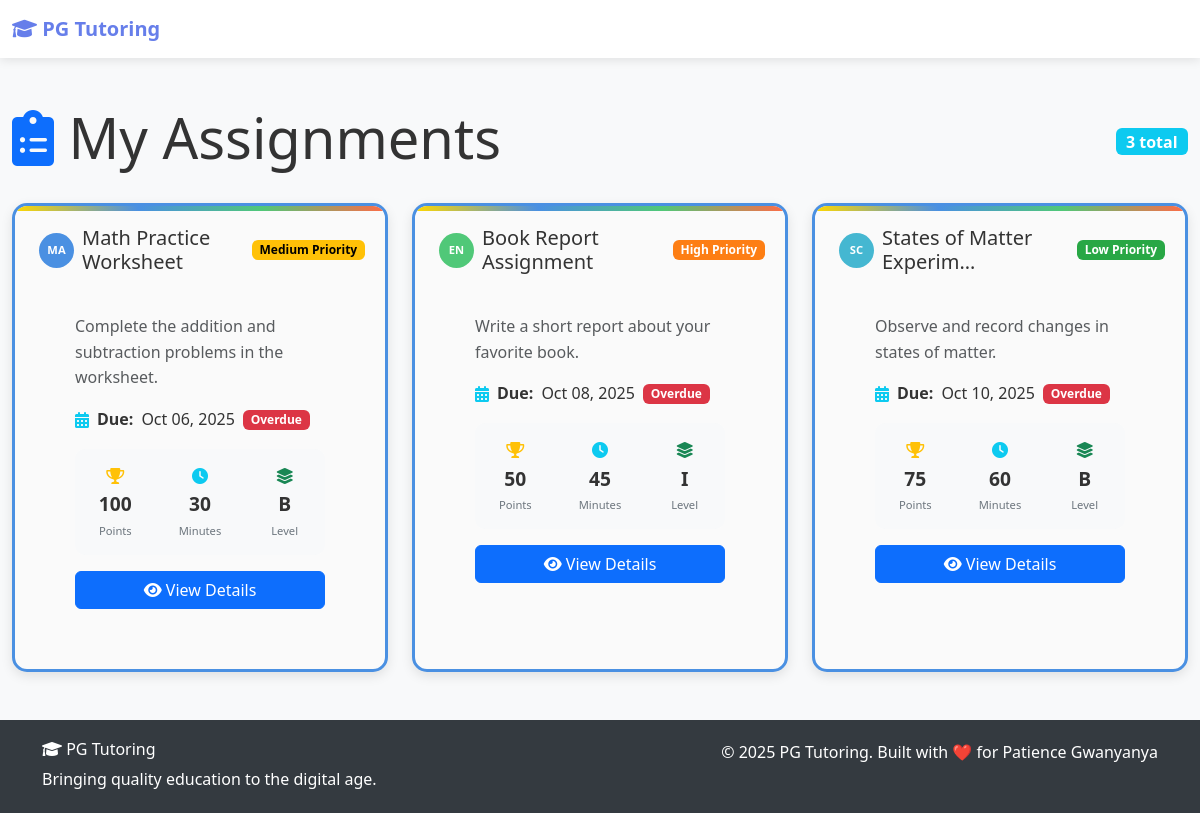
The app's page /hub/assignments/ with its own data.
### hub/models.py (models this page shows, shortened)
class Assignment(models.Model):
    PRIORITY_LEVELS = (
        ("low", "Low Priority"),
        ("medium", "Medium Priority"),
        ("high", "High Priority"),
        ("urgent", "Urgent"),
    )
    title = models.CharField(max_length=200)
    description = models.TextField()
    material = models.ForeignKey(
        Material, on_delete=models.CASCADE, related_name="assignments"
    )
    assigned_to = models.ManyToManyField(
        settings.AUTH_USER_MODEL,
        related_name="assignments",
        limit_choices_to={"user_type": "student"},
    )
    due_date = models.DateTimeField()
    priority = models.CharField(
        max_length=10, choices=PRIORITY_LEVELS, default="medium"
    )
    max_score = models.PositiveIntegerField(
        default=100, validators=[MinValueValidator(1), MaxValueValidator(1000)]
    )
    instructions = models.TextField(
        blank=True, help_text="Detailed instructions for students"
    )
    submission_format = models.CharField(
        max_length=200,
        blank=True,
        help_text="Expected submission format (e.g., PDF, handwritten, online quiz)",
    )
    created_by = models.ForeignKey(
        settings.AUTH_USER_MODEL,
        on_delete=models.CASCADE,
        related_name="created_assignments",
    )
    created_at = models.DateTimeField(auto_now_add=True)
    updated_at = models.DateTimeField(auto_now=True)
    is_active = models.BooleanField(default=True)
    class Meta:
        ordering = ["due_date", "-created_at"]
        verbose_name = "Assignment"
        verbose_name_plural = "Assignments"
        indexes = [
            models.Index(fields=["due_date", "is_active"]),
            models.Index(fields=["created_by", "created_at"]),
        ]
    @property
    def is_overdue(self):
        from django.utils import timezone
        return self.due_date < timezone.now()

class Material(models.Model):
    MATERIAL_TYPES = (
        ("worksheet", "Worksheet"),
        ("test", "Test"),
        ("assignment", "Assignment"),
        ("reading", "Reading Material"),
        ("video", "Video"),
        ("audio", "Audio"),
        ("presentation", "Presentation"),
        ("game", "Educational Game"),
        ("reference", "Reference Material"),
    )
    DIFFICULTY_LEVELS = (
        ("beginner", "Beginner"),
        ("intermediate", "Intermediate"),
        ("advanced", "Advanced"),
    )
    GRADE_LEVELS = (
        ("k", "Kindergarten"),
        ("1", "Grade 1"),
        ("2", "Grade 2"),
        ("3", "Grade 3"),
        ("4", "Grade 4"),
        ("5", "Grade 5"),
        ("6", "Grade 6"),
        ("7", "Grade 7"),
        ("8", "Grade 8"),
        ("9", "Grade 9"),
        ("10", "Grade 10"),
        ("11", "Grade 11"),
        ("12", "Grade 12"),
        ("university", "University Level"),
    )
    title = models.CharField(max_length=200)
    description = models.TextField()
    material_type = models.CharField(max_length=20, choices=MATERIAL_TYPES)
    subject = models.ForeignKey(
        Subject, on_delete=models.CASCADE, related_name="materials"
    )
    difficulty_level = models.CharField(max_length=20, choices=DIFFICULTY_LEVELS)
    file = models.FileField(
        upload_to=material_upload_path,
        blank=True,
        null=True,
        validators=[
            validate_file_size,
            FileExtensionValidator(
                allowed_extensions=[
                    "pdf",
                    "doc",
                    "docx",
                    "ppt",
                    "pptx",
                    "xls",
                    "xlsx",
                    "jpg",
                    "jpeg",
                    "png",
                    "gif",
                    "svg",
                    "mp4",
                    "avi",
                    "mov",
                    "wmv",
                    "mp3",
                    "wav",
                    "ogg",
                    "zip",
                    "rar",
                    "txt",
                ]
            ),
        ],
        help_text="Upload educational material (max 50MB)",
    )
    external_link = models.URLField(blank=True, help_text="External resource link")
    grade_level = models.CharField(max_length=20, choices=GRADE_LEVELS)
    estimated_time = models.IntegerField(
        validators=[MinValueValidator(1), MaxValueValidator(1440)],
        help_text="Estimated time in minutes (1-1440)",
    )
    tags = models.CharField(
        max_length=500,
        blank=True,
        help_text="Comma-separated tags (e.g., algebra, fractions, beginner)",
    )
    uploaded_by = models.ForeignKey(
        settings.AUTH_USER_MODEL,
        on_delete=models.CASCADE,
        related_name="uploaded_materials",
    )
    created_at = models.DateTimeField(auto_now_add=True)
    updated_at = models.DateTimeField(auto_now=True)
    is_active = models.BooleanField(default=True)
    download_count = models.PositiveIntegerField(default=0, null=True, blank=True)
    class Meta:
        ordering = ["-created_at"]
        verbose_name = "Material"
        verbose_name_plural = "Materials"
        indexes = [
            models.Index(fields=["subject", "grade_level"]),
            models.Index(fields=["material_type", "difficulty_level"]),
            models.Index(fields=["is_active", "created_at"]),
        ]

class Subject(models.Model):
    name = models.CharField(max_length=100, unique=True)
    description = models.TextField(blank=True)
    color_code = models.CharField(
        max_length=7, default="#007bff", help_text="Hex color code (e.g., #FF5733)"
    )
    is_active = models.BooleanField(default=True)
    created_at = models.DateTimeField(auto_now_add=True, null=True, blank=True)
    class Meta:
        ordering = ["name"]
        verbose_name = "Subject"
        verbose_name_plural = "Subjects"

### hub/views.py (the view)
# urls.py: path("assignments/", views.assignments_list, name="assignments_list"),
def assignments_list(request):
    if request.user.is_authenticated and request.user.user_type == "student":
        assignments = Assignment.objects.filter(assigned_to=request.user)
    else:
        assignments = Assignment.objects.all()
    return render(request, "hub/assignments_list.html", {"assignments": assignments})

### templates/hub/assignments_list.html (shortened to what this page needs)
{% extends 'base.html' %}
{% load static %}
{% block content %}
<div class="container-fluid py-4">
    <div class="d-flex justify-content-between align-items-center mb-4">
        <h1 class="page-title">
            <i class="fas fa-clipboard-list text-primary"></i>
            My Assignments
        </h1>
        <div class="d-flex gap-2">
            <span class="badge bg-info fs-6">{{ assignments.count }} total</span>
        </div>
    </div>
    {% if assignments %}
        <div class="row">
            {% for assignment in assignments %}
            <div class="col-md-6 col-lg-4 mb-4">
                <div class="kids-card assignment-card h-100">
                    <div class="card-header d-flex justify-content-between align-items-center">
                        <div class="d-flex align-items-center">
                            <div class="subject-badge me-2" style="background-color: {{ assignment.material.subject.color_code }};">
                                {{ assignment.material.subject.name|slice:":2"|upper }}
                            </div>
                            <h5 class="mb-0">{{ assignment.title|truncatechars:25 }}</h5>
                        </div>
                        <span class="badge badge-{{ assignment.priority }}">
                            {{ assignment.get_priority_display }}
                        </span>
                    </div>
                    <div class="card-body d-flex flex-column">
                        <p class="text-muted mb-3">{{ assignment.description|truncatewords:15 }}</p>
                        <div class="mb-3">
                            <div class="d-flex align-items-center">
                                <i class="fas fa-calendar-alt text-info me-2"></i>
                                <span class="fw-bold">Due:</span>
                                <span class="ms-2">{{ assignment.due_date|date:"M d, Y" }}</span>
                                {% if assignment.is_overdue %}
                                    <span class="badge bg-danger ms-2">Overdue</span>
                                {% else %}
                                    <span class="text-muted ms-2">({{ assignment.days_until_due }} days)</span>
                                {% endif %}
                            </div>
                        </div>
                        <div class="assignment-stats mb-3">
                            <div class="row text-center">
                                <div class="col-4">
                                    <div class="stat-item">
                                        <i class="fas fa-trophy text-warning"></i>
                                        <div class="stat-value">{{ assignment.max_score }}</div>
                                        <div class="stat-label">Points</div>
                                    </div>
                                </div>
                                <div class="col-4">
                                    <div class="stat-item">
                                        <i class="fas fa-clock text-info"></i>
                                        <div class="stat-value">{{ assignment.material.estimated_time|default:"30" }}</div>
                                        <div class="stat-label">Minutes</div>
                                    </div>
                                </div>
                                <div class="col-4">
                                    <div class="stat-item">
                                        <i class="fas fa-layer-group text-success"></i>
                                        <div class="stat-value">{{ assignment.material.get_difficulty_level_display|slice:":1"|upper }}</div>
                                        <div class="stat-label">Level</div>
                                    </div>
                                </div>
                            </div>
                        </div>
                        <div class="mt-auto">
                            <div class="d-grid gap-2">
                                <a href="{% url 'hub:assignment_detail' assignment.id %}" class="btn btn-primary">
                                    <i class="fas fa-eye"></i> View Details
                                </a>
                            </div>
                        </div>
                    </div>
                </div>
            </div>
            {% endfor %}
        </div>
    {% endif %}
</div>
{% endblock %}

### static/css/main.css (style rules this page uses)
:root { --primary-gradient: linear-gradient(135deg, #667eea 0%, #764ba2 100%); --secondary-gradient: linear-gradient(135deg, #ffecd2 0%, #fcb69f 100%); --success-gradient: linear-gradient(135deg, #a8edea 0%, #fed6e3 100%); --pg-blue: #667eea; --pg-purple: #764ba2; --pg-peach: #fcb69f; }
body { font-family: 'Segoe UI', Tahoma, Geneva, Verdana, sans-serif; line-height: 1.6; color: #333; background-color: #f8f9fa; }

### static/css/kids_theme.css (style rules this page uses)
:root { --sunshine-yellow: #FFD700; --ocean-blue: #4A90E2; --forest-green: #50C878; --coral-orange: #FF6B47; --lavender-purple: #B19CD9; --cloud-white: #FAFAFA; --shadow-soft: 0 4px 12px rgba(0,0,0,0.1); --border-radius-fun: 15px; }
.kids-card { background: var(--cloud-white); border-radius: var(--border-radius-fun); border: 3px solid var(--ocean-blue); box-shadow: var(--shadow-soft); padding: 20px; transition: all 0.3s ease; position: relative; overflow: hidden; }
.kids-card::before { content: ''; position: absolute; top: 0; left: 0; right: 0; height: 5px; background: linear-gradient(90deg, var(--sunshine-yellow), var(--ocean-blue), var(--forest-green), var(--coral-orange)); }
.subject-badge { display: inline-block; padding: 6px 12px; border-radius: 20px; font-size: 0.9em; font-weight: bold; margin: 4px; color: white; }
@media (min-width: 1200px) { .kids-card .card-body { padding: 2.5rem; } }
@media (min-width: 1200px) { .page-title { font-size: 3.5rem; } }

### templates/base.html (style rules this page uses)
:root { --primary-color: #667eea; --secondary-color: #764ba2; --success-color: #28a745; --info-color: #17a2b8; --warning-color: #ffc107; --danger-color: #dc3545; }

### templates/hub/assignments_list.html (style rules this page uses)
.assignment-card { transition: transform 0.2s ease, box-shadow 0.2s ease; }
.subject-badge { width: 35px; height: 35px; border-radius: 50%; display: flex; align-items: center; justify-content: center; color: white; font-weight: bold; font-size: 0.7rem; }
.assignment-stats { background: var(--kids-light-bg, #f8f9fa); border-radius: 10px; padding: 10px; }
.stat-item { padding: 5px; }
.stat-value { font-size: 1.2rem; font-weight: bold; color: var(--kids-primary); }
.stat-label { font-size: 0.7rem; color: var(--bs-secondary); margin-top: 2px; }
.badge-low { background-color: #28a745; }
.badge-medium { background-color: #ffc107; color: #000; }
.badge-high { background-color: #fd7e14; }

### records on screen
Assignment: material.subject.name "MA", title "Math Practice Worksheet", priority "Medium Priority", description "Complete the addition and subtraction problems in the worksheet.", due_date "Oct 06, 2025", shows "Overdue", max_score "100", material.estimated_time "30", material.difficulty_level "B"
Assignment: material.subject.name "EN", title "Book Report Assignment", priority "High Priority", description "Write a short report about your favorite book.", due_date "Oct 08, 2025", shows "Overdue", max_score "50", material.estimated_time "45", material.difficulty_level "I"
Assignment: material.subject.name "SC", title "States of Matter Experim…", priority "Low Priority", description "Observe and record changes in states of matter.", due_date "Oct 10, 2025", shows "Overdue", max_score "75", material.estimated_time "60", material.difficulty_level "B"

### other values on screen
{{ assignments.count }} "3"
